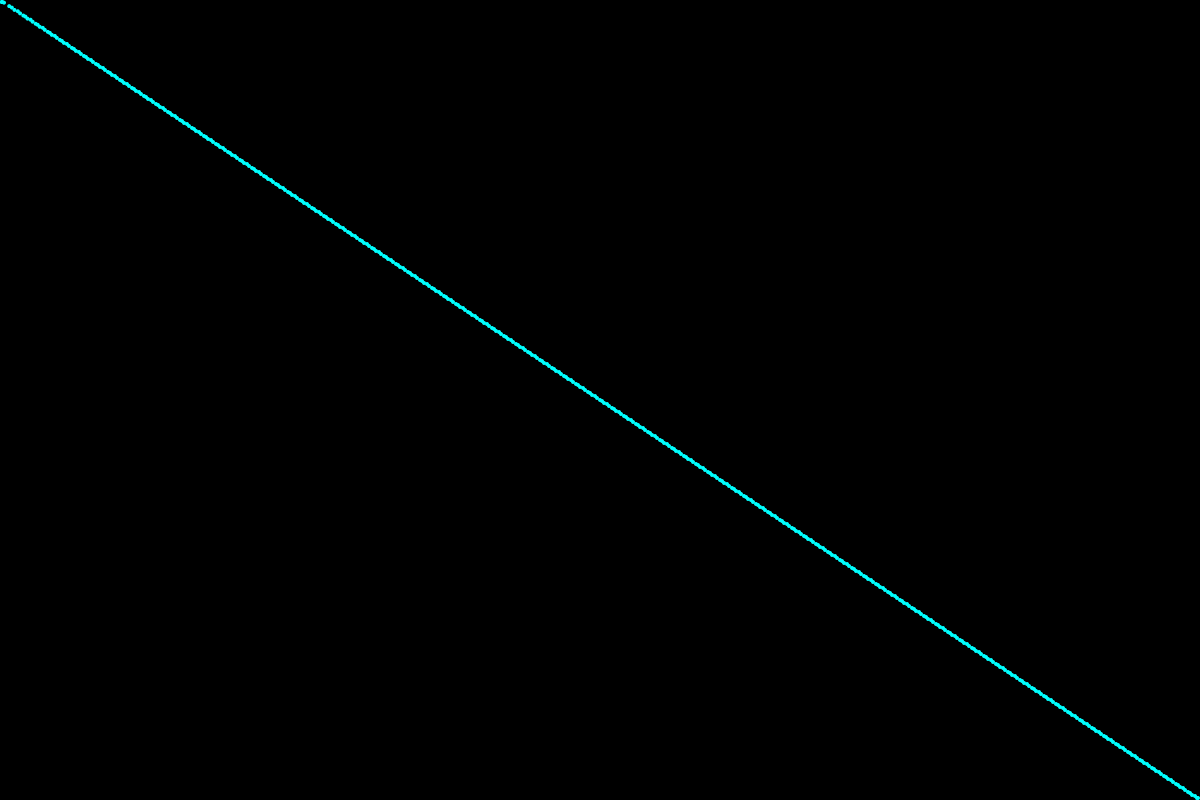
Frame 1 (no input)
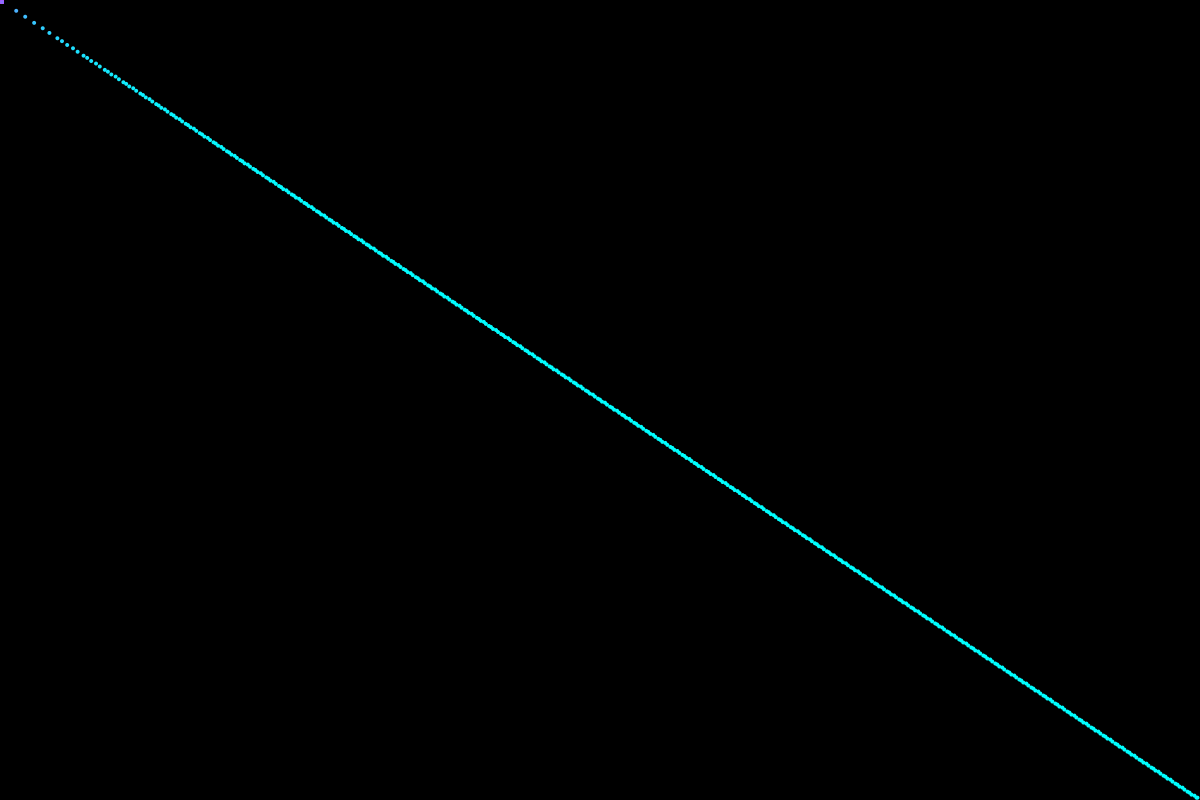
Frame 60 (the mouse pressed at the canvas centre just before this capture)
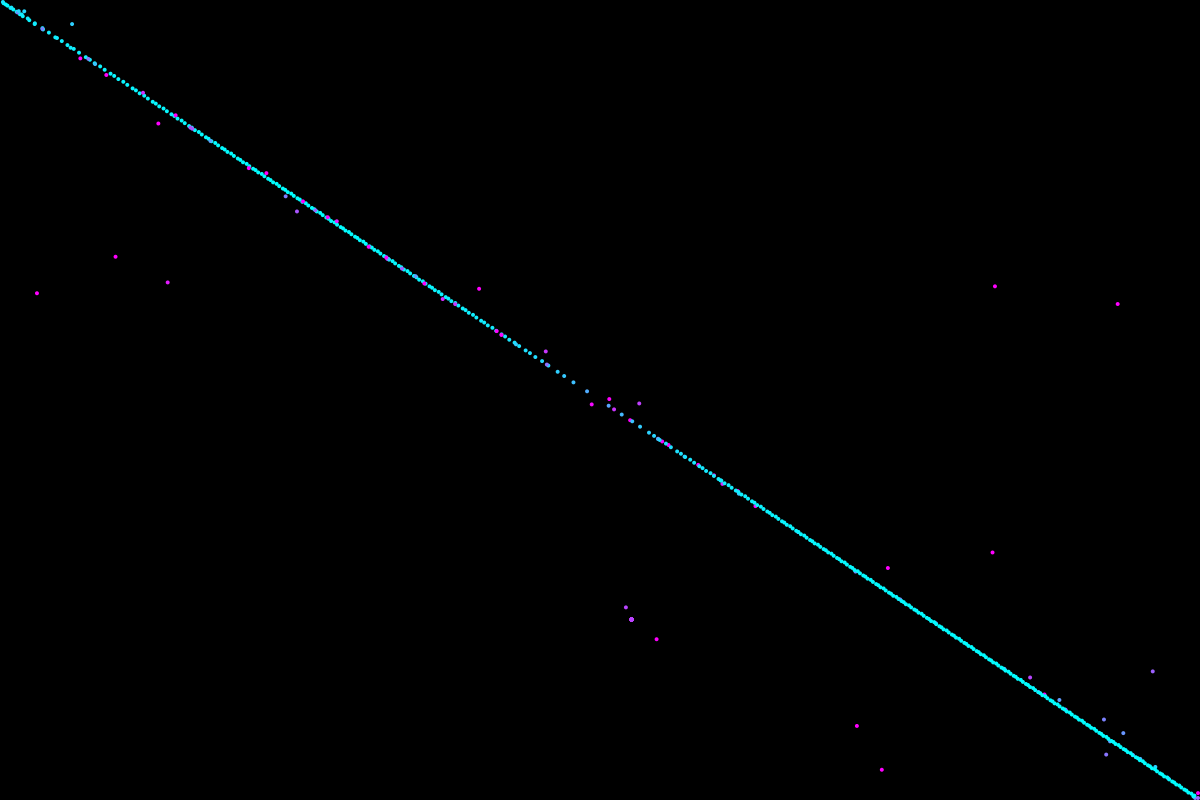
Frame 120 (the mouse held since frame 60 and released just before this capture)

The Processing sketch that drew these frames (run headless with seeded random() and noise(); from frame 60 on, the mouse is pressed at the canvas centre):

// Processing sketch: Particles_03
// ── Particles_03.pde
// try to make a simulation like particle flow

ArrayList<Particle> particles;
Point point;
int numParticles;
int bgColor;
int counter;
float k;
PVector radialVect;


void setup() {
  size(1200, 800); // size of the display screen
  bgColor = 0x00000000; // color of the display screen
  
  point = new Point(0,0);
  radialVect = new PVector(0, 0);

  k = 700; // force constant for particle point interaction
  particles = new ArrayList<Particle>(); // array list for particles
  numParticles = 500; // number of particles to generate
  for (int i = 1; i < numParticles+1; i++) { // generation of the particles
    // orientation of particle placement along the display
    Particle p = new Particle(i * width/numParticles, i * height/numParticles);
    particles.add(p); // appending the particle object p to the array list
    radialVect.x = point.pos.x - particles.get(i-1).pos.x;
    radialVect.y = point.pos.y - particles.get(i-1).pos.y;
  }
}


void draw() {
  background(bgColor); // making the background the specified color
  for (int i = 0, len1 = particles.size(); i < len1; i++) { // iterating through the array list of particles //<>//
    radialVect.x = point.pos.x - particles.get(i).pos.x;
    radialVect.y = point.pos.y - particles.get(i).pos.y; // defining the radial vetor 
    // radialVect = new PVector(point.pos.x - particles.get(i).pos.x, point.pos.y - particles.get(i).pos.y);
    // if (mag(radialVect.x, radialVect.y) <= 5) {
    // radialVect.x =  // figure out how to limit how close you can get to the poi
    //}
    particles.get(i).update(radialVect, k);
    particles.get(i).display();
  }
}


void mousePressed() {
  point.pos.x = mouseX;
  point.pos.y = mouseY;
}


/*
void draw() {
  background(bgColor);
  for (int i = 0, len = particles.size(); i < len; i++) {
    particles.get(i).update();
    if (!particles.get(i).dead) {
      particles.get(i).display();
    }
    for (int j = particles.size(); j < 0; j--) {
      if (particles.get(i).dead) {
        particles.remove(i);
      }
    }
  }
}
*/


/*
void mouseDragged() {
  int len = 5;
  for (int i = 0; i < len; i++) {
    float velMag = randomGaussian() ;
    float angle = random(1) * PI * 2;
    // Particle p = new Particle (mouseX - width/2, mouseY - height/2, velMag, angle);
    Particle p = new Particle (mouseX, mouseY, velMag, angle);
    particles.add(p);
  }
}
*/


//void mousePressed() {
//  int len = 50;
//  for (int i = 0; i < len; i++) {
//    float velMag = randomGaussian() ;
//    float angle = random(1) * PI * 2;
//    // Particle p = new Particle (mouseX - width/2, mouseY - height/2, velMag, angle);
//    Particle p = new Particle (mouseX, mouseY, velMag, angle);
//    //p.fillColor = 0x50771010;
//    particles.add(p);
//  }
//}

// ── Particle.pde
class Particle {
  // data
  PVector pos;
  PVector vel;
  PVector accel;
  float rad;
  float fillColorR, fillColorG, fillColorB;
  float velThreashold;
  float xMin, xMax, yMin, yMax;
  //int age;
  //int lifeSpan;
  //boolean dead;
  //float maxRad;
  //float angle;
  //float velMag;
  
/*
  Particle(float x, float y, float velMag, float angle) {
    pos = new PVector(x,y);
    vel = new PVector(velMag * cos(angle), velMag * sin(angle));
    accel = new PVector(0, 0);
    maxRad = 5;
    fillColor = 0xFFFFFFFF;
    xMin =  0;
    xMax = width;
    yMin = 0;
    yMax = height;
    age = 0;
    dead = false;
    lifeSpan = 400;
  }
*/


  Particle(float x, float y) {
    pos = new PVector(x, y);
    vel = new PVector(0, 0);
    accel = new PVector(0, 0);
    rad = 2;
    velThreashold = 20;
    fillColorR = 255;
    fillColorG = 255;
    fillColorB = 255;
    xMin = 0;
    xMax = width;
    yMin = 0;
    yMax = height;
  }

/*
  float radFunction(int t) {
    float param = (float) t / lifeSpan;
    return maxRad*(1-param);
  }
*/

  void update(PVector radialVector, float k) {
    fillColorR = 255 * mag(vel.x, vel.y) / velThreashold;
    fillColorG = 255 * (velThreashold - mag(vel.x, vel.y)) / velThreashold;
    fillColorB = 255;
    //age++;
    //if (age > lifeSpan) {
    //  dead = true;
    //} else {
    //  rad = radFunction(age);
    //}
    accel.x = k / pow(mag(radialVector.x, radialVector.y), 2) * radialVector.x/mag(radialVector.x, radialVector.y);
    accel.y = k / pow(mag(radialVector.x, radialVector.y), 2) * radialVector.y/mag(radialVector.x, radialVector.y);
    vel.add(accel);
    pos.add(vel);
    // find the escape vel of a ball and limit the maxvel to that value, then get rid of wall bouncing  
    if (pos.x < xMin + rad) {
      pos.x = xMin + rad;
      // vel.x *= -1;
      vel.x *= -0.2;
    }
    if (pos.x > xMax - rad) {
      pos.x = xMax - rad;
      // vel.x *= -1;
      vel.x *= -0.2;
    }
    if (pos.y < yMin + rad) {
      pos.y = yMin + rad;
      // vel.y *= -1;
      vel.y *= -0.2;
    }
    if (pos.y > yMax - rad) {
      pos.y = yMax - rad;
      // vel.y *= -1;
      vel.y *= -0.2;
    }
  }
  
  
  void display() {
    fill(fillColorR, fillColorG, fillColorB);
    noStroke();
    ellipseMode(RADIUS);
    ellipse(pos.x, pos.y, rad, rad);
  }
}


// when looping through arraylist and potentially removing object then loop through backwards

// ── Point.pde
class Point {
  // data
  PVector pos;
  
  
  Point(float x, float y) {
    pos = new PVector(x, y);
  }
  
}
